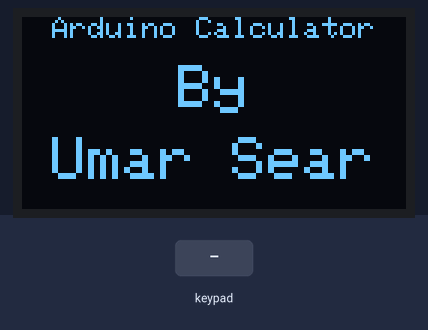
Bench run of a sketch on a simulated Arduino Uno, built with avr-gcc and run on an emulated ATmega328P. Shown: 128×64 one-colour display. Inputs (shaded band) come from the test bench. What the sketch prints to the serial monitor is not drawn.

Above: at 0.1 s.
6.3 s: keypad keys 7 + 5 = pressed 0.4 s apart
At 8.8 s:
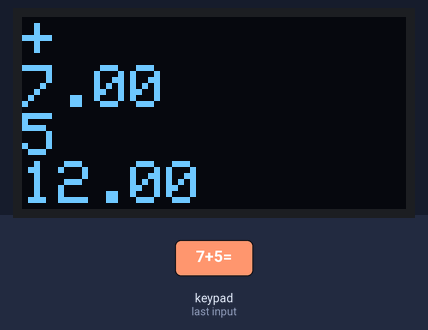
9.4 s: key 'x' pressed
At 10.3 s:
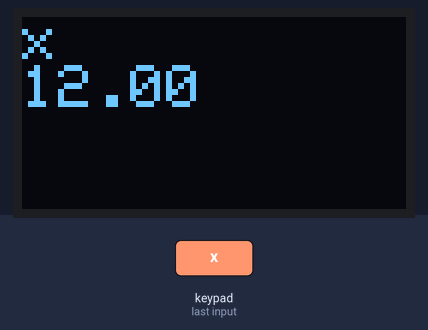
10.9 s: key '1' pressed
At 11.4 s:
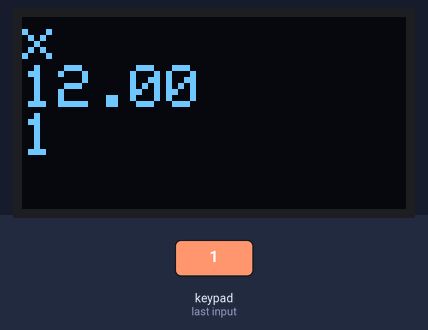
12.4 s: keypad keys 9 8 7 6 pressed 0.4 s apart
At 14.5 s:
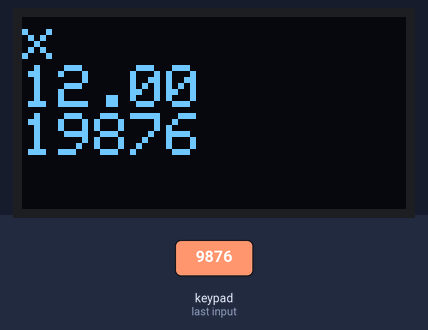
Timing chart, 0 to 16.0 s (numbered marks = the images above; inputs shaded):
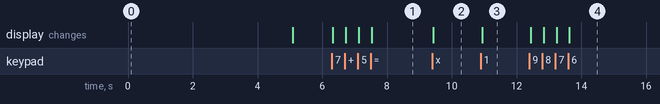

The sketch:

calculator.ino
```cpp
#include <Keypad.h>
#include <SPI.h>
#include <Wire.h>
#include <Adafruit_GFX.h>
#include <Adafruit_SSD1306.h>

#define OLED_RESET 4
Adafruit_SSD1306 display(OLED_RESET);

#if (SSD1306_LCDHEIGHT != 64)
#error("Height incorrect, please fix Adafruit_SSD1306.h!");
#endif

const byte numRows= 4; //number of rows on the keypad
const byte numCols= 4; //number of columns on the keypad

//keymap defines the key pressed according to the row and columns just as appears on the keypad
char customKey;
double first = 0;
long second = 0;
double total = 0;
char Operator;
bool equalPressed=false;
bool showFirst = false;

char keymap[numRows][numCols]=
{
{'1', '2', '3', '+'},
{'4', '5', '6', '-'},
{'7', '8', '9', 'x'},
{'C', '0', '=', '/'}
};

//Code that shows the the keypad connections to the arduino terminals
byte rowPins[numRows] = {9,8,7,6}; //Rows 0 to 3
byte colPins[numCols]= {5,4,3,2}; //Columns 0 to 3

//initializes an instance of the Keypad class
Keypad customKeypad= Keypad(makeKeymap(keymap), rowPins, colPins, numRows, numCols);

void showSplash() {
  String splashString="Arduino Calculator";
  display.clearDisplay();
  display.setTextSize(1);
  display.setTextColor(WHITE);
  display.setCursor(0,0);
  display.setCursor(64-(splashString.length()*3),0);
  display.print(splashString);
  display.setTextSize(2);
  splashString="By";
  display.setCursor(64-(splashString.length()*6),16);
  display.print(splashString);
  display.setTextSize(2);
  splashString="Umar Sear";
  display.setCursor(64-(splashString.length()*6),40);
  display.print(splashString);
  display.display();
  delay(5000);
}
void setup()
{
  Serial.begin(9600);
  display.begin(SSD1306_SWITCHCAPVCC, 0x3C);  // initialize with the I2C addr 0x3D (for the 128x64)
  showSplash();
  display.setTextSize(2);
  display.clearDisplay();
  display.display();
}

void loop(){
customKey = customKeypad.getKey();
  switch(customKey)
  {
  case '0' ... '9': // This keeps collecting the first value until a operator is pressed "+-*/"
    showFirst=true;
    first = first * 10 + (customKey - '0');
    showDisplay();
    break;

  case '+':
    showFirst=true;
    Operator='+';
    showDisplay();
    second = SecondNumber(); // get the collected the second number
    total = first + second;
    showDisplay();
    first = total,  // reset values back to zero for next use
    second = 0;
    break;

  case '-':
    showFirst=true;
    Operator='-';
    showDisplay();
    second = SecondNumber();
    total = first - second;
    showDisplay();
    first = total, second = 0;
    break;

  case 'x':
    showFirst=true;
    Operator='x';
    showDisplay();
    second = SecondNumber();
    total = first * second;
    showDisplay();
    first = total, second = 0;
    break;

  case '/':
    showFirst=true;
    Operator='/';
    showDisplay();
    second = SecondNumber();
    second == 0 ? display.print("Invalid") : total = (float)first / (float)second;
    showDisplay();
    first = total, second = 0;
    break;

  case 'C':
    total = 0;
    first=0;
    second=0;
    Operator='\0';
    showFirst=false;
    equalPressed=false;
    display.clearDisplay();
    display.display();
    break;
  }
}

void showDisplay()
{
  display.clearDisplay();
  display.setCursor(0,0);
  display.println(Operator);
  if (showFirst) {
    Serial.print(first);
    display.println(first);
  } else
  {
    display.println("");
  }
  if (second>0) {
    display.println(second);
  } else
  {
    display.println("");
  }
  if (equalPressed) {
    display.println(total);
    equalPressed=false;
  }
  display.display();
}
long SecondNumber()
{
  while( 1 )
  {
    customKey = customKeypad.getKey();
    if(customKey >= '0' && customKey <= '9')
    {
      second = second * 10 + (customKey - '0');
      showDisplay();
    }

    if(customKey == '=') {
      equalPressed=true;
      break;  //return second;
    }
  }
 return second;
}
```

Measured:
- after the input at 6.3 s, the display: first changes at once (image 1 shows a later state)
- after the input at 9.4 s, the display: changes at once (image 2)
- after the input at 10.9 s, the display: changes at once (image 3)
- after the input at 12.4 s, the display: first changes at once (image 4 shows a later state)
